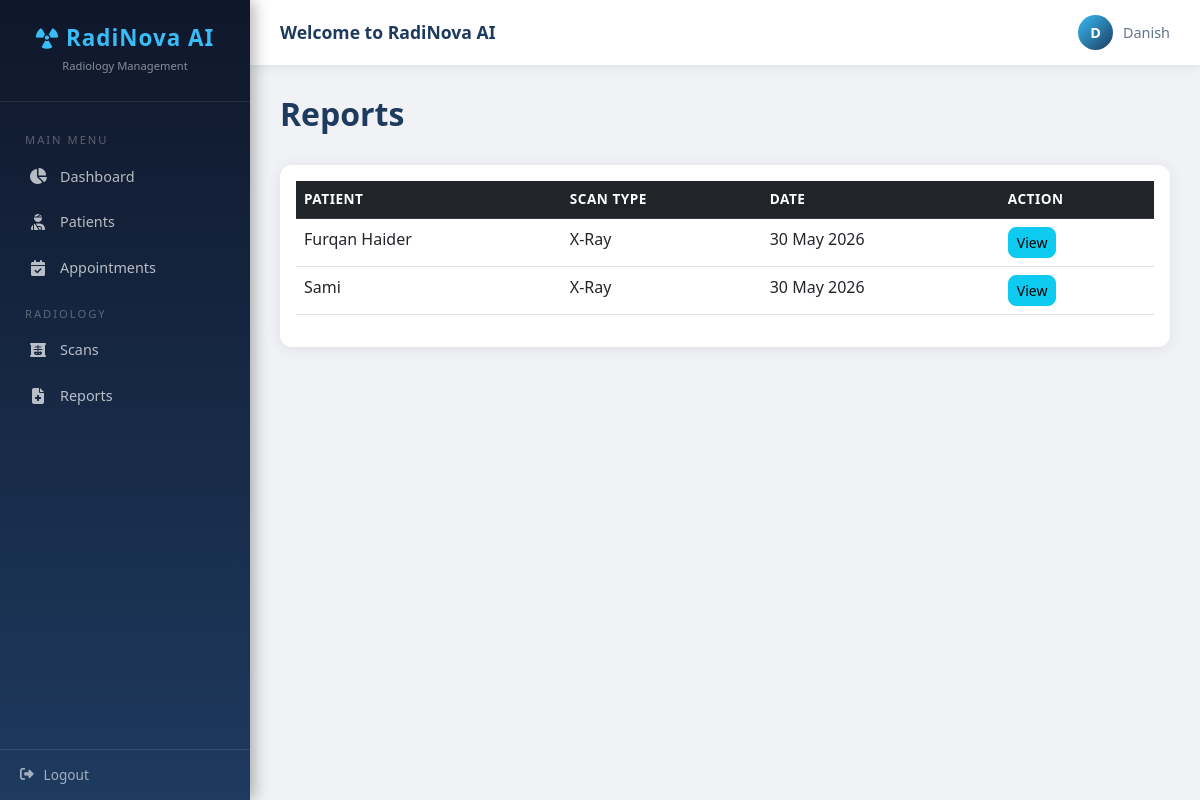
The page /reports/ on the database its author committed.
### reports/models.py (models this page shows, shortened)
class Report(models.Model):
    scan = models.ForeignKey(ScanRecord, on_delete=models.CASCADE)
    report_text = models.TextField()
    ai_suggestion = models.TextField(blank=True)
    pdf_file = models.FileField(upload_to='reports/', blank=True, null=True)
    created_at = models.DateTimeField(auto_now_add=True)

### radiology/models.py (models this page shows, shortened)
class ScanRecord(models.Model):
    SCAN_CHOICES = [
        ('X-Ray', 'X-Ray'),
        ('Ultrasound', 'Ultrasound'),
    ]
    patient = models.ForeignKey(Patient, on_delete=models.CASCADE)
    appointment = models.ForeignKey(Appointment, on_delete=models.SET_NULL, null=True, blank=True)
    scan_category = models.CharField(max_length=50, choices=SCAN_CHOICES)
    scan_image = models.ImageField(upload_to='scans/', blank=True, null=True)
    clinical_notes = models.TextField(blank=True)
    scan_date = models.DateTimeField(auto_now_add=True)

### patients/models.py (models this page shows, shortened)
class Patient(models.Model):
    GENDER_CHOICES = [
        ('Male', 'Male'),
        ('Female', 'Female'),
        ('Other', 'Other'),
    ]
    full_name = models.CharField(max_length=200)
    date_of_birth = models.DateField()
    gender = models.CharField(max_length=10, choices=GENDER_CHOICES)
    contact_number = models.CharField(max_length=20)
    medical_history = models.TextField(blank=True)
    created_at = models.DateTimeField(auto_now_add=True)

### reports/views.py (the view)
# urls.py: path('', views.reports_list, name='reports_list'),
def reports_list(request):
    reports = Report.objects.all().order_by('-created_at')
    return render(request, 'reports_list.html', {'reports': reports})

### templates/reports_list.html
{% extends 'base.html' %}
{% block content %}
<div class='d-flex justify-content-between align-items-center mb-4'>
<h2>Reports</h2>
</div>
<div class='card'><div class='card-body'>
<table class='table table-hover'>
<thead class='table-dark'><tr><th>Patient</th><th>Scan Type</th><th>Date</th><th>Action</th></tr></thead>
<tbody>
{% for report in reports %}
<tr>
<td>{{ report.scan.patient.full_name }}</td>
<td>{{ report.scan.scan_category }}</td>
<td>{{ report.created_at|date:'d M Y' }}</td>
<td><a href='/reports/{{ report.id }}/' class='btn btn-sm btn-info'>View</a></td>
</tr>
{% empty %}
<tr><td colspan='4' class='text-center'>No reports found</td></tr>
{% endfor %}
</tbody></table>
</div></div>
{% endblock %}

### templates/base.html (style rules this page uses)
* { margin: 0; padding: 0; box-sizing: border-box; }
body { font-family: 'Segoe UI', sans-serif; background: #f0f2f5; }
.card { border: none; border-radius: 12px; box-shadow: 0 2px 15px rgba(0,0,0,0.08); margin-bottom: 20px; }
.btn-info { border-radius: 8px; }
.table thead th { font-size: 0.85rem; text-transform: uppercase; letter-spacing: 0.5px; }
h2 { color: #1e3a5f; font-weight: 700; }

### rows shown on the page
Report: scan.patient.full_name "Furqan Haider", scan.scan_category "X-Ray", created_at "30 May 2026"
Report: scan.patient.full_name "Sami", scan.scan_category "X-Ray", created_at "30 May 2026"
